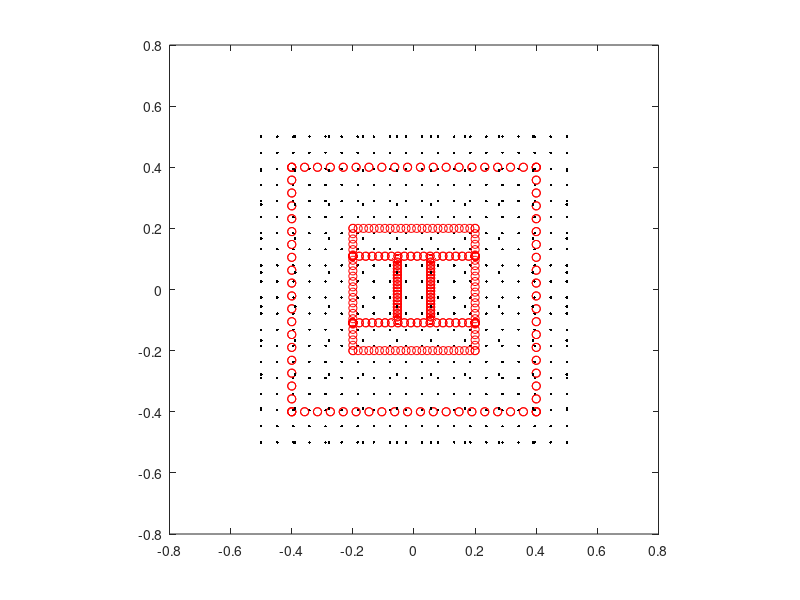

Write MATLAB code to recreate this figure.
clear all
close all
clc


%% 2D
di = 1; 

d = linspace(-0.5*di,0.5*di,20);

[x,y] = meshgrid(d);

l1 = linspace(-0.2,0.2,length(d).*1.2);

X1 = [l1;l1(1).*ones(1,length(l1))];
X2 = [l1(1).*ones(1,length(l1));l1];

X3 = [l1(end).*ones(1,length(l1));l1];
X4 = [l1;l1(end).*ones(1,length(l1))];

X = [X1 X2 X3 X4];

plot(x,y,'.k')
hold on
plot(X(1,:),X(2,:),'or')

%% 3D
clear all; close all; clc;

di = 1; 
d = linspace(-0.5*di,0.5*di,10);
[x,y,z] = meshgrid(d);

%Pair 1: Fixed along x with 0.4m diameter
l1 = linspace(-0.2,0.2,length(d).*2);
orgsep = (0.5445./2)*0.4;
loc = [-orgsep orgsep];

% Fixed Along X
for i = 1:2
    pos = loc(i).*ones(1,length(l1));
    X1(:,:,i) = [l1;pos;l1(1).*ones(1,length(l1))];
    X2(:,:,i) = [l1(1).*ones(1,length(l1));pos;l1];
    X3(:,:,i) = [l1(end).*ones(1,length(l1));pos;l1];
    X4(:,:,i) = [l1;pos;l1(end).*ones(1,length(l1))];
    X(:,:,i) = [X1(:,:,i) X2(:,:,i) X3(:,:,i) X4(:,:,i)];
end

plot3(x(:),y(:),z(:),'.k')
hold on
plot3(X(1,:,1),X(2,:,1),X(3,:,1),'or')
plot3(X(1,:,2),X(2,:,2),X(3,:,2),'or')
axis square

%Half as big as previous squares
l2 = linspace(-0.1,0.1,length(d).*2);
orgsep = (0.5445./2)*0.2;
loc = [-orgsep orgsep];

% Fixed Along Y
for i = 1:2
    pos = loc(i).*ones(1,length(l2));
    Y1(:,:,i) = [pos;l2;l2(1).*ones(1,length(l2))];
    Y2(:,:,i) = [pos;l2(1).*ones(1,length(l2));l2];
    Y3(:,:,i) = [pos;l2(end).*ones(1,length(l2));l2];
    Y4(:,:,i) = [pos;l2;l2(end).*ones(1,length(l2))];
    Y(:,:,i) = [Y1(:,:,i) Y2(:,:,i) Y3(:,:,i) Y4(:,:,i)];
end

plot3(Y(1,:,1),Y(2,:,1),Y(3,:,1),'or')
plot3(Y(1,:,2),Y(2,:,2),Y(3,:,2),'or')

%Twice as big as original
l3 = linspace(-0.4,0.4,length(d).*2);
orgsep = (0.5445./2)*0.8;
loc = [-orgsep orgsep];

% Fixed Along Y
for i = 1:2
    pos = loc(i).*ones(1,length(l3));
    Y1(:,:,i) = [l3;l3(1).*ones(1,length(l3));pos];
    Y2(:,:,i) = [l3(1).*ones(1,length(l3));l3;pos];
    Y3(:,:,i) = [l3(end).*ones(1,length(l3));l3;pos];
    Y4(:,:,i) = [l3;l3(end).*ones(1,length(l3));pos];
    Y(:,:,i) = [Y1(:,:,i) Y2(:,:,i) Y3(:,:,i) Y4(:,:,i)];
end

plot3(Y(1,:,1),Y(2,:,1),Y(3,:,1),'or')
plot3(Y(1,:,2),Y(2,:,2),Y(3,:,2),'or')





